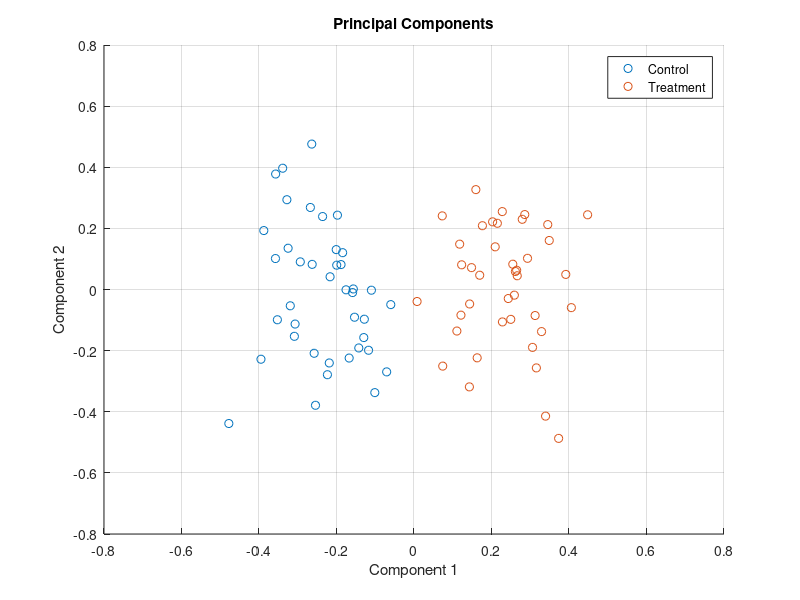

Source code (MATLAB): (Note: this script raises an error after producing the figure.)
% The code below aims to perform proteomics data analysis (with artificial data), 
% pre-process them, statistically analyze them, and visualize the results.  
% The code was adapted from ChatGPT.
% For further information, you may visit https://openai.com/chatgpt


% First, we set a random seed for reproducibility
rng(50); % let's say 50

% Parameters for our artificial/synthetic proteomic data
number_proteins = 300;
number_samples_per_group = 40;

% Data
control_group = normrnd(40, 2, [number_proteins, number_samples_per_group]);
treatment_group = normrnd(40, 2, [number_proteins, number_samples_per_group]);

% Differential expression of 15 proteins
differential_expression_idx = randperm(number_proteins, 15);
treatment_group(differential_expression_idx, :) = treatment_group(differential_expression_idx, :) + normrnd(3, 0.5, [15 number_samples_per_group]);

% Combinining the data
data_combined = [control_group, treatment_group];
log2_data = log2(data_combined + 1);

% Pre=processing - Z-score normalization
data_z_score = (log2_data - mean(log2_data, 2)) ./ std(log2_data, 0, 2);

% Principal Component Analysis
[coeff, score, ~] = pca(log2_data');

% Plotting Principal Component Analysis
figure;
gscatter(score(:,1), score(:,2), [repmat({'Control'}, number_samples_per_group, 1); repmat({'Treatment'}, number_samples_per_group,1)]);
title('Principal Components');
xlabel('Component 1');
ylabel('Component 2');
grid on;

% Generating the heatmap of the 15 most variable proteins
variances = var(log2_data, 0, 2);
[~, idx] = maxk(variances, 15);
figure;
heatmap(log2_data(idx, :));
title('Top 15 Most Variable Proteins');

% Performing differential expression analysis
log2fc = mean(log2_data(:, number_samples_per_group+1:end), 2) - mean(log2_data(:, 1:number_samples_per_group), 2);
pvals = zeros(number_proteins, 1);

for i = 1:number_proteins
    [~, pvals(i)] = ttest2(log2_data(i, 1:number_samples_per_group), log2_data(i, number_samples_per_group+1:end));
end

% Adjusting p-values using Benjamini-Hochberg
[sorted_pvals, sort_idx] = sort(pvals);
adj_pvals = sorted_pvals .* number_proteins ./ (1:number_proteins)';
adj_pvals(adj_pvals > 1) = 1;
adj_pvals_original = zeros(size(adj_pvals));
adj_pvals_original(sort_idx) = adj_pvals;

% Generating a volcano plot
figure;
scatter(log2fc, -log10(pvals), 40, adj_pvals_original < 0.05, 'filled');
colormap([0 1 0; 1 1 0]); 
hold on;
yline(-log10(0.05), '--b');
xline(1, '--g');
xline(-1, '--g');
title('Volcano Plot');
xlabel('Log2 Fold Change');
ylabel('-Log10 p-value');
grid on;